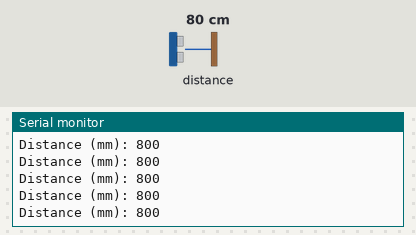
Simulated run of this sketch. Board: Arduino Uno, built with avr-gcc and run on an emulated ATmega328P. On the bench: the last lines printed to the serial monitor. The inputs (shaded band) are chosen by the test bench; at power-on: distance to the obstacle 80 cm.

Above: at 1.2 s.
1.3 s: distance to the obstacle set to 250 cm
At 1.49 s:
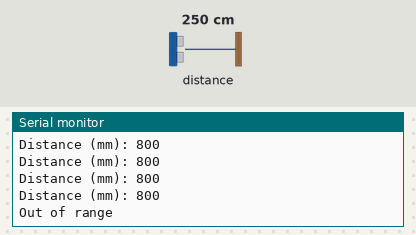
3.4 s: distance to the obstacle set to 2 cm
At 3.49 s:
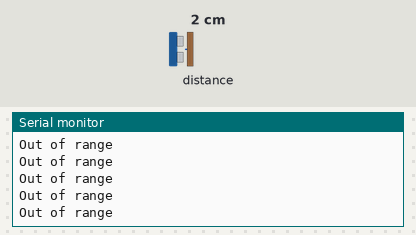
4.9 s: distance to the obstacle set to 299 cm
At 4.96 s:
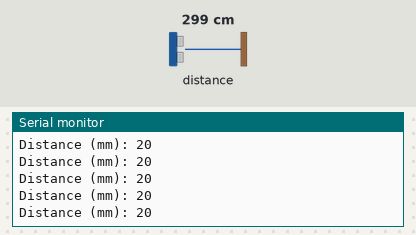

Measured:
- after the input at 1.3 s, the serial monitor: prints a new line after 0.07 s (image 1)

The sketch:

example_1.ino
```cpp
// Uses the Adafruit VL53L0X Arduino library to initialize the sensor and print single-shot distance measurements over Serial.
//
// Buy this module: https://shillehtek.com/products/gy-vl53l0xv2-laser-ranging-tof-sensor-module
// Full manual: https://shillehtek.com/blogs/shillehtek-product-manuals/gy-vl53l0xv2-laser-ranging-tof-sensor-module-manual
// More examples: https://github.com/shillehbean/shillehtek-examples
//

// VL53L0X Time-of-Flight ranging
// Install: Arduino Library Manager → "Adafruit VL53L0X"
// Wiring: VCC->5V, GND->GND, SCL->A5, SDA->A4

#include <Wire.h>
#include "Adafruit_VL53L0X.h"

Adafruit_VL53L0X lox = Adafruit_VL53L0X();

void setup() {
  Serial.begin(9600);
  while (!Serial);

  Serial.println("VL53L0X: initializing...");
  if (!lox.begin()) {
    Serial.println("Failed to boot VL53L0X. Check wiring.");
    while (1);
  }
  Serial.println("VL53L0X ready.");
}

void loop() {
  VL53L0X_RangingMeasurementData_t measure;
  lox.rangingTest(&measure, false);

  if (measure.RangeStatus != 4) {  // 4 = out of range
    Serial.print("Distance (mm): ");
    Serial.println(measure.RangeMilliMeter);
  } else {
    Serial.println("Out of range");
  }
  delay(100);
}
```
